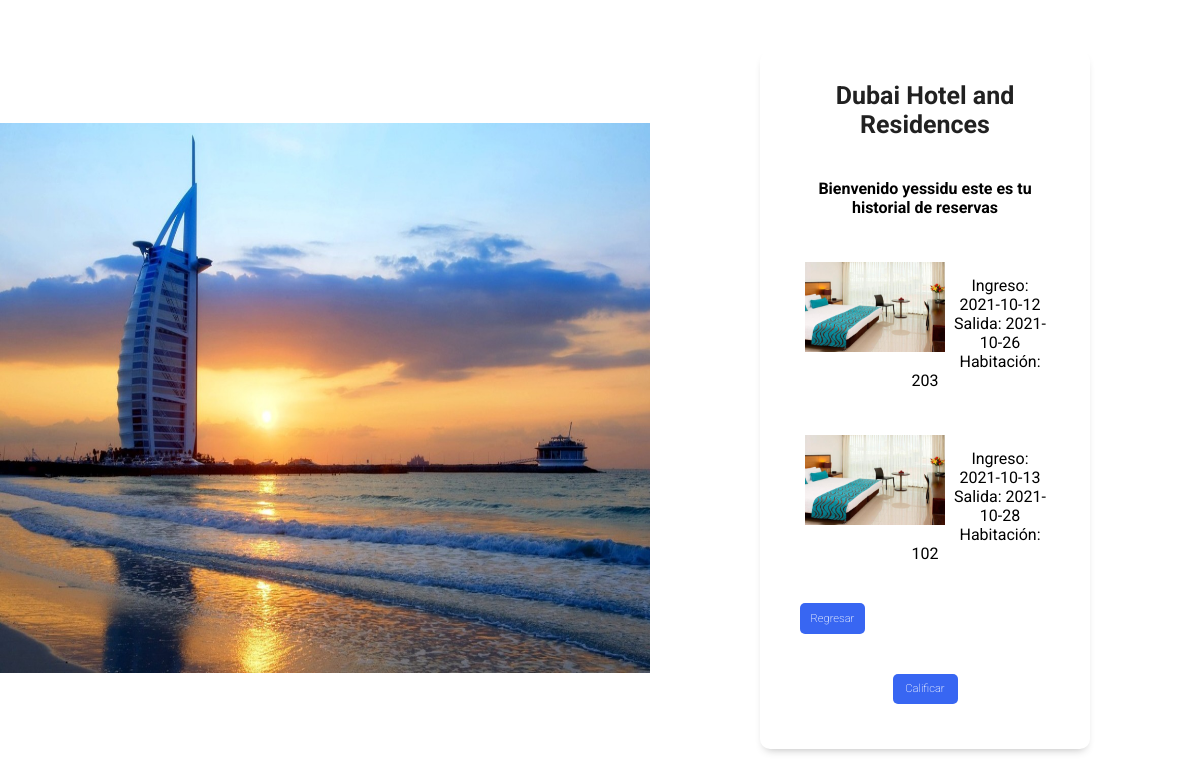
Page /reservar/listar (signed in) on the earlier database version.
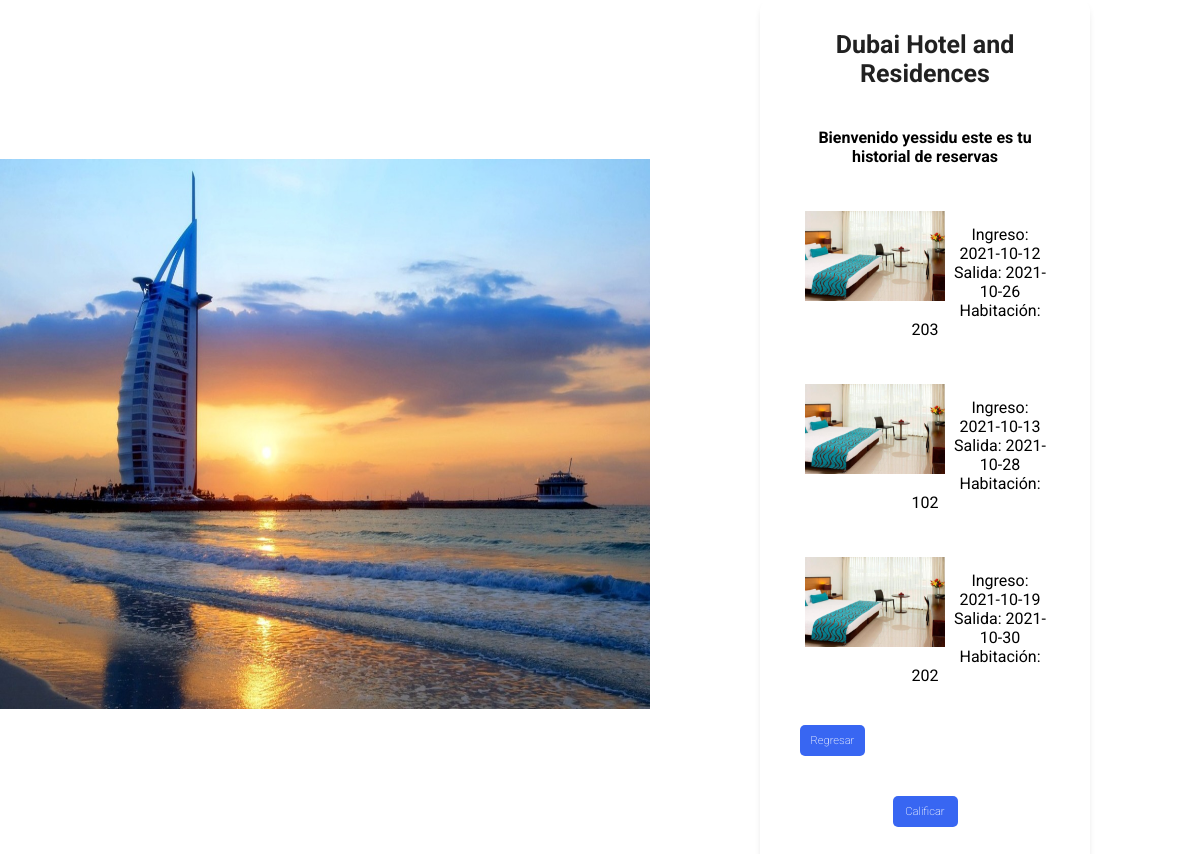
Same page on the later database version.
### tables this page shows
CREATE TABLE reserva (idreserva INTEGER PRIMARY KEY AUTOINCREMENT, fechaingreso DATE NOT NULL, fechasalida DATE NOT NULL, idusuario INTEGER REFERENCES usuario (idusuario) ON DELETE NO ACTION ON UPDATE CASCADE, idhabitacion TEXT REFERENCES habitacion (idhabitacion) ON DELETE NO ACTION ON UPDATE CASCADE);

### app.py (the view)
@app.route("/reservar/listar", methods=["GET", "POST"])
def listar():
    if request.method == 'GET':
        id = log.user
        print ("el usuario es: ", id)
        try:
            with sqlite3.connect("dbh.db") as con:
                con.row_factory = sqlite3.Row
                cur = con.cursor()
                cur.execute("SELECT * FROM reserva WHERE idusuario = ?", [id])
                row = cur.fetchall()
            if row is None:
                flash('No hay habitaciones disponibles, de acuerdo a tu búsqueda')
        except Error:
            return "fallamos, donde???"
    else:
        print("error en el metodo")
    return render_template ("listaReserva.html", row=row, nombre=log.nombre)

### templates/listaReserva.html (shortened to what this page needs)
<!DOCTYPE html>
<html lang="es">
<head>
    <link rel="stylesheet" href="{{url_for('static',filename='css/listaReserva.css')}}">
</head>
<body>
<table width="100%" border="0" cellspacing="0" cellpadding="0">
  	<tbody>
	<tr>
      <td width="50%" align="center"><img src="/static/img/login.jpeg"
			   alt="Es hora de viajar"
			   width="650px" height="550px" /></td>
      <td width="50%">
            <form action="" class="form" method="GET">
                <h2 class="form_title">Dubai Hotel and Residences</h2>
                <div class="form_container">
                    <h4>Bienvenido {{ nombre }} este es tu historial de reservas</h4>
                    {% for r in row %}
                    <div class="form_group">
                        <img src="/static/img/cama.jpg" alt="Habitacion" style="width: 150px; height: 100px; float: left; padding: 5px;">
                        <br>
                        <label> Ingreso: {{ r["fechaingreso"] }} </label>
						<br>
                        <label> Salida: {{ r["fechasalida"] }} </label>
                        <br>
                        <label> Habitación: {{ r["idhabitacion"] }} </label>
                        <br>
                    </div>
                    {% endfor%}
                    <input type="button" class="form_submit" width="150px" value=" Regresar " onClick="history.go(-1);">
                    <a href="/reservar/crear/comentarios"><input type="button" class="form_submit" width="150px" value=" Calificar "></a>
                </div>
            </form>
		</td>
    </tr>
    </tbody>
</table>
</body>
</html>

### static/css/listaReserva.css (style rules this page uses)
* { margin: 0; padding: 0; box-sizing: border-box }
body { font-family: 'Roboto', sans-serif; background-position:center; background-size: cover; display: flex; min-height: 100vh; z-index: -1; }
.form { z-index: 1; background-color: #fff; margin: auto; width: 60%; max-width: 400px; padding: 30px 25px; border-radius: 10px; box-shadow: 0 5px 10px -5px rgb(0 0 0 / 30%); text-align: center; }
.form_title { color: #212121; font-size: 25px; margin-bottom: 10px; }
.form_container { border: 0; padding:15px; margin-top: 25px; display: grid; gap: 2.5em }
.form_group { position: relative; --color:#5757577e; }
.form_submit { width: 65px; background: #3866f2; color: #fff; font-family: 'Roboto', sans-serif; font-weight: 200; font-size: 0.7rem; padding: .8em 0; border: none; border-radius: 5px; cursor:pointer; }

Differences in the rows shown:
added reserva: fechaingreso "2021-10-19", fechasalida "2021-10-30", idhabitacion "202"
